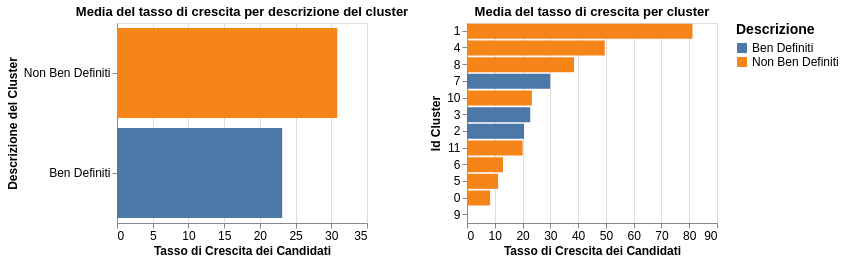

Vega-Lite specification stored for this chart:
### Vega-Lite specification from a JSON file in a GitHub repository (floating-point values rounded to 4 significant figures)
{"$schema": "https://vega.github.io/schema/vega-lite/v5.17.0.json", "config": {"view": {"continuousHeight": 300, "continuousWidth": 300}}, "datasets": {"data-8372e5c8164ed2b29805082404b797e4": [{"Descrizione": "Ben Definiti", "TassoCrescCand": 23.13}, {"Descrizione": "Non Ben Definiti", "TassoCrescCand": 30.84}], "data-a95a6a7d191f6f51982833c53192f42e": [{"Descrizione": "Non Ben Definiti", "TassoCrescCand": 8.324, "label": 0}, {"Descrizione": "Non Ben Definiti", "TassoCrescCand": 81.17, "label": 1}, {"Descrizione": "Ben Definiti", "TassoCrescCand": 20.53, "label": 2}, {"Descrizione": "Ben Definiti", "TassoCrescCand": 22.76, "label": 3}, {"Descrizione": "Non Ben Definiti", "TassoCrescCand": 49.6, "label": 4}, {"Descrizione": "Non Ben Definiti", "TassoCrescCand": 11.2, "label": 5}, {"Descrizione": "Non Ben Definiti", "TassoCrescCand": 12.97, "label": 6}, {"Descrizione": "Ben Definiti", "TassoCrescCand": 29.93, "label": 7}, {"Descrizione": "Non Ben Definiti", "TassoCrescCand": 38.54, "label": 8}, {"Descrizione": "Non Ben Definiti", "TassoCrescCand": 0.08367, "label": 9}, {"Descrizione": "Non Ben Definiti", "TassoCrescCand": 23.36, "label": 10}, {"Descrizione": "Non Ben Definiti", "TassoCrescCand": 20.01, "label": 11}]}, "hconcat": [{"data": {"name": "data-8372e5c8164ed2b29805082404b797e4"}, "encoding": {"color": {"field": "Descrizione", "legend": {"labelFontSize": 12, "titleFontSize": 14}, "title": "Descrizione", "type": "nominal"}, "x": {"axis": {"labelFontSize": 12, "title": "Tasso di Crescita dei Candidati", "titleFontSize": 12}, "field": "TassoCrescCand", "type": "quantitative"}, "y": {"axis": {"labelFontSize": 12, "title": "Descrizione del Cluster", "titleFontSize": 12}, "field": "Descrizione", "sort": {"field": "TassoCrescCand", "order": "descending"}, "type": "nominal"}}, "height": 200, "mark": {"type": "bar"}, "title": "Media del tasso di crescita per descrizione del cluster", "width": 250}, {"data": {"name": "data-a95a6a7d191f6f51982833c53192f42e"}, "encoding": {"color": {"field": "Descrizione", "legend": {"labelFontSize": 12, "titleFontSize": 14}, "title": "Descrizione", "type": "nominal"}, "x": {"axis": {"labelFontSize": 12, "title": "Tasso di Crescita dei Candidati", "titleFontSize": 12}, "field": "TassoCrescCand", "type": "quantitative"}, "y": {"axis": {"labelFontSize": 12, "title": "Id Cluster", "titleFontSize": 12}, "field": "label", "sort": {"field": "TassoCrescCand", "order": "descending"}, "type": "nominal"}}, "height": 200, "mark": {"type": "bar"}, "title": "Media del tasso di crescita per cluster", "width": 250}]}
